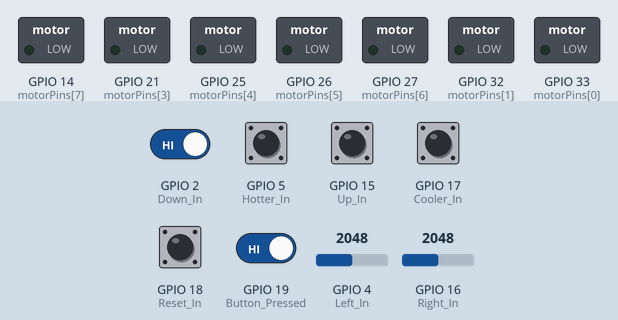
Recording of a sketch running on a simulated ESP32. Shown: switched loads named in the sketch (green lamp = pin HIGH). Inputs (shaded band) come from the test bench; at power-on: GPIO 2 (Down_In), GPIO 5 (Hotter_In), GPIO 15 (Up_In), GPIO 17 (Cooler_In), GPIO 18 (Reset_In), GPIO 19 (Button_Pressed) HIGH, GPIO 4 (Left_In) = 2048, GPIO 16 (Right_In) = 2048.

Above: at 1.2 s.
1.3 s: GPIO 2 (Down_In) driven LOW and GPIO 19 (Button_Pressed) driven LOW
At 2.5 s:
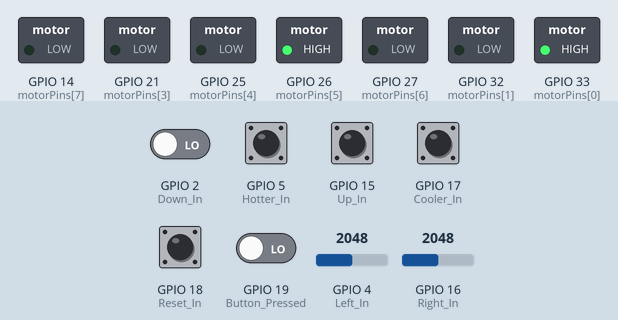
2.9 s: GPIO 2 (Down_In) driven HIGH
At 3.6 s:
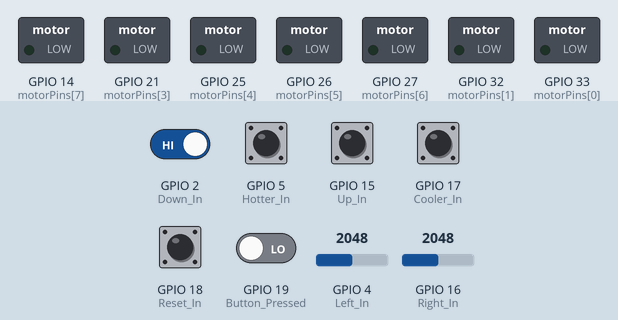
4.4 s: GPIO 4 (Left_In) set to 0
At 5.1 s:
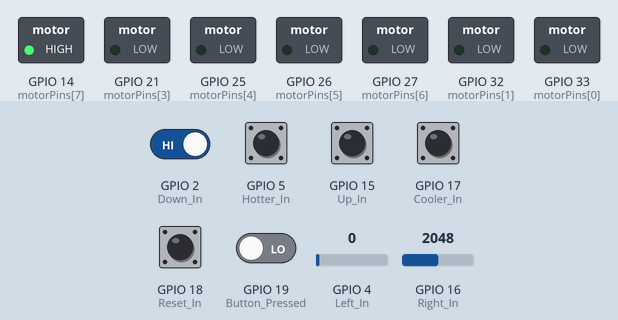
5.9 s: GPIO 4 (Left_In) set to 491
At 7.1 s:
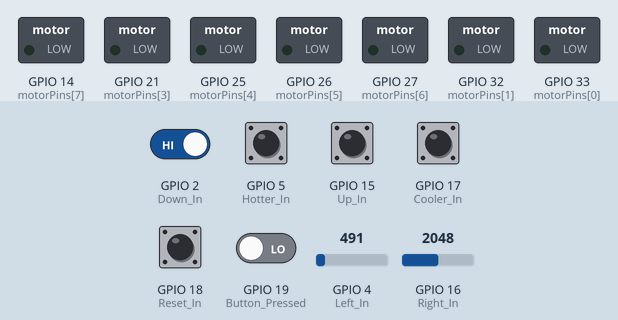
7.4 s: GPIO 15 (Up_In) pulled LOW for 0.15 s
At 7.47 s:
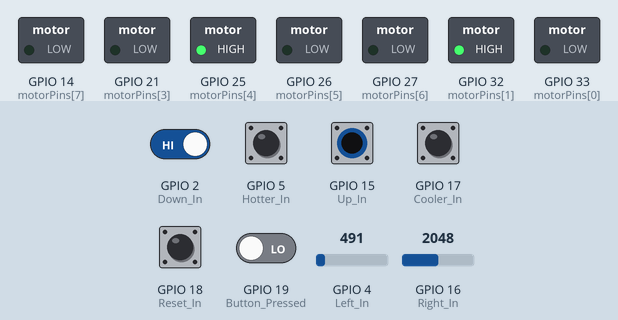
Timing chart, 0 to 10.0 s (numbered marks = the images above; inputs shaded):
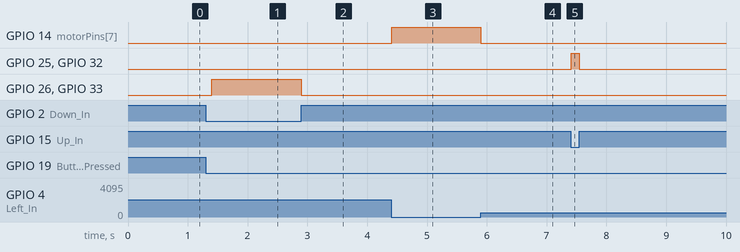

Measured:
- after the input at 1.3 s, GPIO 26 (motorPins[5]), GPIO 33 (motorPins[0]): LOW → HIGH after 0.10 s
- after the input at 2.9 s, GPIO 26 (motorPins[5]), GPIO 33 (motorPins[0]): HIGH → LOW at once
- after the input at 4.4 s, GPIO 14 (motorPins[7]): LOW → HIGH at once
- after the input at 5.9 s, GPIO 14 (motorPins[7]): HIGH → LOW at once
- after the input at 7.4 s, GPIO 25 (motorPins[4]), GPIO 32 (motorPins[1]): LOW → HIGH at once, → LOW 0.14 s later

The sketch:

actuatorcontrol.ino
```cpp
#include <Arduino.h>

// Motor controller pins for four actuators
const int motorPins[8] = {33, 32, 19, 21, 25, 26, 27, 14};
// pins 32 and 33 control top actuator. motorPins[0] and motorPins[1]
// pins 19 and 21 control left actuator. motorPins[2] and motorPins[3]
// pins 25 and 26 control bottom Actuator. motorPins[4] and motorPins[5]
// pins 27 and 14 control right Actuator. motorPins[6] and motorPins[7]

// Input pins for signals from the touchscreens
const int Up_In = 15;
const int Down_In = 2;
const int Left_In = 4;
const int Right_In = 16;
const int Cooler_In = 17;
const int Hotter_In = 5;
const int Reset_In = 18;

// input pin for signal from touchscreen on whether or not any button is pressed
const int Button_Pressed = 19;

// Counter for actuator position
// int actuatorCounter[4] = {0, 0, 0, 0}; // Four counters for four actuators
// const int counterMin = 0;  // Adjust these based on your tests
// const int counterMax = 40;  // Estimate this value through experimentation 150 full range


void setup() {
  // Initialize motor pins 1-8 as outputs
  // All start with LOW value
  for (int i = 0; i < 8; i++) {
    pinMode(motorPins[i], OUTPUT);
  }

  // Initialize the input pins
  pinMode(Up_In, INPUT_PULLUP);
  pinMode(Down_In, INPUT_PULLUP);
  pinMode(Left_In, INPUT_PULLUP);
  pinMode(Right_In, INPUT_PULLUP);
  pinMode(Cooler_In, INPUT_PULLUP);
  pinMode(Hotter_In, INPUT_PULLUP);
  pinMode(Reset_In, INPUT_PULLUP);
  pinMode(Button_Pressed, INPUT_PULLUP);

  // Start serial communication for debugging purposes
  Serial.begin(9600);
}

void loop() {
  //Low state means button was pressed. High state means it wasn't pressed

  // Read current values for the buttons
  int Up_State = digitalRead(Up_In);
  int Down_State = digitalRead(Down_In);
  int Left_State = analogRead(Left_In);
  int Right_State = analogRead(Right_In);
  int Hotter_State = digitalRead(Hotter_In);
  int Cooler_State = digitalRead(Cooler_In);
  int Reset_State = digitalRead(Reset_In);

  //Checks seperate signal to see if any button was pressed.
  int button_pressed = digitalRead(Button_Pressed);

  //Variable

  // Check if any button is pressed. If not nothing should happen regardless of what other signals say
  if (button_pressed == LOW) {
      //Debounce to make sure not getting noise.
      delay(100);

      //Reread inputs
      int Up_State = digitalRead(Up_In);
      int Down_State = digitalRead(Down_In);
      int Left_State = analogRead(Left_In);
      int Right_State = analogRead(Right_In);
      int Hotter_State = digitalRead(Hotter_In);
      int Cooler_State = digitalRead(Cooler_In);
      int Reset_State = digitalRead(Reset_In);
      int button_pressed = digitalRead(Button_Pressed);

      if (button_pressed == LOW) {
        //Was not reading noise

        //Check to see which button was pressed.
        //Pressed button should cause showerhead to move in that direction until reach max length or button released
        if (Up_State == LOW){
          //Make top actuator retract
          // digitalWrite(motorPins[0], LOW);
          digitalWrite(motorPins[1], HIGH);

          //Make bottom actuator extend
          digitalWrite(motorPins[4], HIGH);
          // digitalWrite(motorPins[5], LOW);

          //Reads the state of the up button until it is released
          while (Up_State == LOW){
            Up_State = digitalRead(Up_In);
          }

          //Resets output pins so that actuators will stop moving
          digitalWrite(motorPins[1], LOW);
          digitalWrite(motorPins[4], LOW);
        }
        else if (Down_State == LOW) {
          //Make top actuator extend
          digitalWrite(motorPins[0], HIGH);
          // digitalWrite(motorPins[1], LOW);

          //Make bottom actuator retract
          // digitalWrite(motorPins[4], LOW);
          digitalWrite(motorPins[5], HIGH);

          //Reads the state of the down button until it is released
          while (Down_State == LOW){
            Down_State = digitalRead(Down_In);
          }

          //Resets output pins so that actuators will stop moving
          digitalWrite(motorPins[0], LOW);
          digitalWrite(motorPins[5], LOW);
        }
        else if (Left_State == LOW) {
          //Make left actuator retract
          digitalWrite(motorPins[2], HIGH);
          // digitalWrite(motorPins[3], LOW);

          //Make right actuator extend
          // digitalWrite(motorPins[6], LOW);
          digitalWrite(motorPins[7], HIGH);

          //Reads the state of the left button until it is released
          while (Left_State == LOW){
            Left_State = analogRead(Left_In);
          }

          //Resets output pins so that actuators will stop moving
          digitalWrite(motorPins[2], LOW);
          digitalWrite(motorPins[7], LOW);
        }
        else if (Right_State == LOW) {
          // Make left actuator extend
          // digitalWrite(motorPins[2], LOW);
          digitalWrite(motorPins[3], HIGH);

          //Make right actuator retract
          digitalWrite(motorPins[6], HIGH);
          // digitalWrite(motorPins[7], LOW);

          //Reads the state of the left button until it is released
          while (Left_State == LOW){
            Left_State = analogRead(Left_In);
          }

          //Resets output pins so that actuators will stop moving
          digitalWrite(motorPins[3], LOW);
          digitalWrite(motorPins[6], LOW);
        }

        //For when temperature control will be later added.
        // else if (Hotter_State == LOW) {

        // }
        // else if (Cooler_State == LOW) {

        // }

        //If get this far, should always be reset, but not just putting else just in case
        // else if (Reset_State == LOW) {

        // }
      }
    }

   // digitalWrite(motorPins[0], LOW);
    //digitalWrite(motorPins[1], HIGH);
   // digitalWrite(motorPins[2], LOW);
   // digitalWrite(motorPins[3], HIGH);
   // digitalWrite(motorPins[4], LOW);
   // digitalWrite(motorPins[5], HIGH);
   // digitalWrite(motorPins[6], LOW);
   // digitalWrite(motorPins[7], HIGH);
   // for (int i = 0; i < 4; i++) {
   //   if (actuatorCounter[i] > 0){
   // actuatorCounter[i]--;
   //   }
  //}
 // delay(7000);

  //  digitalWrite(motorPins[1], LOW);
   // digitalWrite(motorPins[0], HIGH);
   // digitalWrite(motorPins[3], LOW);
   // digitalWrite(motorPins[2], HIGH);
  //  digitalWrite(motorPins[5], LOW);
  //  digitalWrite(motorPins[4], HIGH);
  //  digitalWrite(motorPins[7], LOW);
  //  digitalWrite(motorPins[6], HIGH);

//for (int i = 0; i < 4; i++) {
//if(actuatorCounter[i] > counterMax/2)


 //  while(!allTrue(middle)){
  //for (int j = 0; j < 4; j++){
   //     if(actuatorCounter[j] > counterMax/2){
   // digitalWrite(motorPins[j*2], LOW);
   // digitalWrite(motorPins[j*2+1], LOW);
   // middle[j]=true;
        //}
  //}
  //}
}


// void actuator1(int xValue) {
// //standby
//   if (xValue < 3800 && xValue > 200) {
//     digitalWrite(motorPins[0], LOW);
//     digitalWrite(motorPins[1], LOW);
//   }
// //Forward
//  else if ( xValue > 1500 && actuatorCounter[0] <= counterMax) {
//     digitalWrite(motorPins[0], HIGH);
//     digitalWrite(motorPins[1], LOW);
//       actuatorCounter[0]++;
//   }
// //Reverse
//   else if (xValue < 1300 && actuatorCounter[0] >= counterMin) {
//     digitalWrite(motorPins[0], LOW);
//     digitalWrite(motorPins[1], HIGH);
//       actuatorCounter[0]--;
//   }
//   //BRAKE
// if (actuatorCounter[0] >= counterMax || actuatorCounter[0] <= counterMin) {
//     //Stop the actuator if at limits
//     digitalWrite(motorPins[0], HIGH);
//     digitalWrite(motorPins[1], HIGH);  // Stop the motor
// }
// }

// void actuator2(int yValue) {
//   //standby
//   if (yValue < 3800 && yValue > 200) {
//     digitalWrite(motorPins[2], LOW);
//     digitalWrite(motorPins[3], LOW);
//   }
// //Forward
//  else if (yValue > 2000 && actuatorCounter[1] <= counterMax) {
//     digitalWrite(motorPins[2], HIGH);
//     digitalWrite(motorPins[3], LOW);
//       actuatorCounter[1]++;
//   }
// //Reverse
//   else if (yValue < 1800 && actuatorCounter[1] >= counterMin) {
//     digitalWrite(motorPins[2], LOW);
//     digitalWrite(motorPins[3], HIGH);
//       actuatorCounter[1]--;
//   }
//   //BRAKE
// if (actuatorCounter[1] >= counterMax || actuatorCounter[1] <= counterMin) {
//     //Stop the actuator if at limits
//     digitalWrite(motorPins[2], HIGH);
//     digitalWrite(motorPins[3], HIGH);  // Stop the motor
// }
// }

// void actuator3(int xValue) {
//   //standby
//   if (xValue < 3800 && xValue > 200) {
//     digitalWrite(motorPins[4], LOW);
//     digitalWrite(motorPins[5], LOW);
//   }
// //Forward
//  else if ( xValue < 1300 && actuatorCounter[2] <= counterMax) {
//     digitalWrite(motorPins[4], HIGH);
//     digitalWrite(motorPins[5], LOW);
//       actuatorCounter[2]++;
//   }
// //Reverse
//   else if (xValue > 1500 && actuatorCounter[2] >= counterMin) {
//     digitalWrite(motorPins[4], LOW);
//     digitalWrite(motorPins[5], HIGH);
//       actuatorCounter[2]--;
//   }
//   //BRAKE
// if (actuatorCounter[2] >= counterMax || actuatorCounter[2] <= counterMin) {
//     //Stop the actuator if at limits
//     digitalWrite(motorPins[4], HIGH);
//     digitalWrite(motorPins[5], HIGH);  // Stop the motor
// }
// }

// void actuator4(int yValue) {
//     //standby
//   if (yValue < 3800 && yValue > 200) {
//     digitalWrite(motorPins[6], LOW);
//     digitalWrite(motorPins[7], LOW);
//   }
// //Forward
//  else if (yValue < 1800 && actuatorCounter[3] <= counterMax) {
//     digitalWrite(motorPins[6], HIGH);
//     digitalWrite(motorPins[7], LOW);
//       actuatorCounter[3]++;
//   }
// //Reverse
//   else if (yValue > 2000 && actuatorCounter[3] >= counterMin) {
//     digitalWrite(motorPins[6], LOW);
//     digitalWrite(motorPins[7], HIGH);
//       actuatorCounter[3]--;
//   }
//   //BRAKE
// if (actuatorCounter[3] >= counterMax || actuatorCounter[3] <= counterMin) {
//     //Stop the actuator if at limits
//     digitalWrite(motorPins[6], HIGH);
//     digitalWrite(motorPins[7], HIGH);  // Stop the motor
// }
// }

// void reverseMotors() {
//   digitalWrite(motorPins[0], LOW);
//   digitalWrite(motorPins[1], HIGH);
//   digitalWrite(motorPins[2], LOW);
//   digitalWrite(motorPins[3], HIGH);
//   digitalWrite(motorPins[4], LOW);
//   digitalWrite(motorPins[5], HIGH);
//   digitalWrite(motorPins[6], LOW);
//   digitalWrite(motorPins[7], HIGH);

//   // Decrement actuator counters
//   for (int i = 0; i < 4; i++) {
//     if (actuatorCounter[i] > 0) {
//       actuatorCounter[i]--;
//     }
//   }
// }

// void extendActuators() {
//   while (!allActuatorsAtMax()) {
//     for (int i = 0; i < 4; i++) {
//       if (actuatorCounter[i] < counterMax/2) {
//         digitalWrite(motorPins[i * 2], HIGH);
//         digitalWrite(motorPins[i * 2 + 1], LOW);
//         actuatorCounter[i]++;
//       } else {
//         digitalWrite(motorPins[i * 2], LOW);
//         digitalWrite(motorPins[i * 2 + 1], LOW);
//       }
//     }
//     delay(250); // Small delay to allow for motor updates
//   }
// }

// bool allActuatorsAtMax() {
//   for (int i = 0; i < 4; i++) {
//     if (actuatorCounter[i] < counterMax/2) {
//       return false;
//     }
//   }
//   return true;
// }
```
